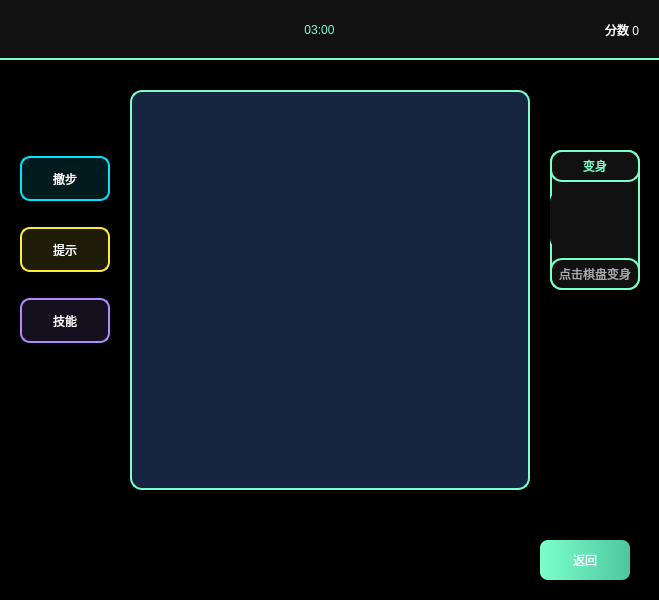
<?xml version="1.0" encoding="UTF-8"?>
<ui version="4.0">
 <class>mode_3</class>
 <widget class="QWidget" name="mode_3">
  <property name="geometry">
   <rect>
    <x>0</x>
    <y>0</y>
    <width>659</width>
    <height>600</height>
   </rect>
  </property>
  <property name="windowTitle">
   <string>变身模式</string>
  </property>
  <property name="styleSheet">
   <string notr="true">background-color: rgb(0, 0, 0);</string>
  </property>

  <widget class="QWidget" name="topBar" native="true">
   <property name="geometry">
    <rect>
     <x>0</x>
     <y>0</y>
     <width>659</width>
     <height>60</height>
    </rect>
   </property>
   <property name="styleSheet">
    <string notr="true">background:#111;border-bottom:2px solid #7cffcb;</string>
   </property>
   <layout class="QHBoxLayout" name="topLay">
    <property name="rightMargin">
     <number>20</number>
    </property>
    <item>
     <widget class="QLabel" name="labelScore">
      <property name="styleSheet">
       <string notr="true">color:#fff;font:700 10pt 'Microsoft YaHei';</string>
      </property>
      <property name="text">
       <string/>
      </property>
      <property name="alignment">
       <set>Qt::AlignRight|Qt::AlignTrailing|Qt::AlignVCenter</set>
      </property>
     </widget>
    </item>
    <item>
     <widget class="QLabel" name="labelCountdown">
      <property name="styleSheet">
       <string notr="true">color:#7cffcb;font:700 24pt 'Microsoft YaHei';</string>
      </property>
      <property name="text">
       <string>03:00</string>
      </property>
      <property name="alignment">
       <set>Qt::AlignCenter</set>
      </property>
     </widget>
    </item>
    <item>
     <widget class="QLabel" name="labelScore_2">
      <property name="styleSheet">
       <string notr="true">color:#fff;font:700 20pt 'Microsoft YaHei';</string>
      </property>
      <property name="text">
       <string>分数 0</string>
      </property>
      <property name="alignment">
       <set>Qt::AlignRight|Qt::AlignTrailing|Qt::AlignVCenter</set>
      </property>
     </widget>
    </item>
   </layout>
  </widget>

  <widget class="QWidget" name="boardWidget" native="true">
   <property name="geometry">
    <rect>
     <x>130</x>
     <y>90</y>
     <width>400</width>
     <height>400</height>
    </rect>
   </property>
   <property name="styleSheet">
    <string notr="true">background:#162640;border:2px solid #7cffcb;border-radius:12px;</string>
   </property>
  </widget>

  <!-- 新增：显示当前随机小动物的区域 -->
  <widget class="QWidget" name="animalWidget" native="true">
   <property name="geometry">
    <rect>
     <x>550</x>
     <y>150</y>
     <width>90</width>
     <height>140</height>
    </rect>
   </property>
   <property name="styleSheet">
    <string notr="true">
        background:#111;
        border:2px solid #7cffcb;
        border-radius:12px;
    </string>
   </property>
   <layout class="QVBoxLayout" name="verticalLayout_2">
    <property name="spacing">
     <number>8</number>
    </property>
    <item>
     <widget class="QLabel" name="labelAnimalTitle">
      <property name="styleSheet">
       <string notr="true">color:#7cffcb;font:bold 12pt 'Microsoft YaHei';</string>
      </property>
      <property name="text">
       <string>变身</string>
      </property>
      <property name="alignment">
       <set>Qt::AlignCenter</set>
      </property>
     </widget>
    </item>
    <item>
     <widget class="QLabel" name="labelCurrentAnimal">
      <property name="minimumSize">
       <size>
        <width>60</width>
        <height>60</height>
       </size>
      </property>
      <property name="maximumSize">
       <size>
        <width>60</width>
        <height>60</height>
       </size>
      </property>
      <property name="styleSheet">
       <string notr="true">border:none;</string>
      </property>
      <property name="text">
       <string/>
      </property>
      <property name="alignment">
       <set>Qt::AlignCenter</set>
      </property>
     </widget>
    </item>
    <item>
     <widget class="QLabel" name="labelAnimalDesc">
      <property name="styleSheet">
       <string notr="true">color:#aaa;font:10pt 'Microsoft YaHei';</string>
      </property>
      <property name="text">
       <string>点击棋盘变身</string>
      </property>
      <property name="alignment">
       <set>Qt::AlignCenter</set>
      </property>
     </widget>
    </item>
   </layout>
  </widget>

  <widget class="QPushButton" name="btnBack">
   <property name="geometry">
    <rect>
     <x>540</x>
     <y>540</y>
     <width>90</width>
     <height>40</height>
    </rect>
   </property>
   <property name="styleSheet">
    <string notr="true">
     QPushButton{
      color:#fff;
      font:14pt 'Microsoft YaHei';
      border:none;
      border-radius:8px;
      background:qlineargradient(x1:0,y1:0,x2:1,y2:0, stop:0 #7cffcb, stop:1 #4dc6a0);
     }
     QPushButton:hover{background:qlineargradient(x1:0,y1:0,x2:1,y2:0, stop:0 #4dc6a0, stop:1 #2da888);}
     QPushButton:pressed{background:qlineargradient(x1:0,y1:0,x2:1,y2:0, stop:0 #2da888, stop:1 #1f8a70);}
    </string>
   </property>
   <property name="text">
    <string>返回</string>
   </property>
  </widget>

  <widget class="QWidget" name="leftSideWidget" native="true">
   <property name="geometry">
    <rect>
     <x>20</x>
     <y>150</y>
     <width>90</width>
     <height>200</height>
    </rect>
   </property>
   <layout class="QVBoxLayout" name="verticalLayout">
    <property name="spacing">
     <number>20</number>
    </property>

    <item>
     <widget class="QPushButton" name="btnUndo">
      <property name="minimumSize">
       <size>
        <width>0</width>
        <height>45</height>
       </size>
      </property>
      <property name="styleSheet">
       <string notr="true">
        QPushButton{
         color:#fff;
         font:bold 12pt 'Microsoft YaHei';
         border:2px solid #00e5ff;
         border-radius:10px;
         background:rgba(0, 229, 255, 30);
        }
        QPushButton:hover{background:rgba(0, 229, 255, 60); border-color:#fff;}
        QPushButton:pressed{background:rgba(0, 229, 255, 100);}
       </string>
      </property>
      <property name="text">
       <string>撤步</string>
      </property>
     </widget>
    </item>

    <item>
     <widget class="QPushButton" name="btnHint">
      <property name="minimumSize">
       <size>
        <width>0</width>
        <height>45</height>
       </size>
      </property>
      <property name="styleSheet">
       <string notr="true">
        QPushButton{
         color:#fff;
         font:bold 12pt 'Microsoft YaHei';
         border:2px solid #ffeb3b;
         border-radius:10px;
         background:rgba(255, 235, 59, 30);
        }
        QPushButton:hover{background:rgba(255, 235, 59, 60); border-color:#fff;}
        QPushButton:pressed{background:rgba(255, 235, 59, 100);}
       </string>
      </property>
      <property name="text">
       <string>提示</string>
      </property>
     </widget>
    </item>

    <item>
     <widget class="QPushButton" name="btnSkill">
      <property name="minimumSize">
       <size>
        <width>0</width>
        <height>45</height>
       </size>
      </property>
      <property name="styleSheet">
       <string notr="true">
        QPushButton{
         color:#fff;
         font:bold 12pt 'Microsoft YaHei';
         border:2px solid #b388ff;
         border-radius:10px;
         background:rgba(179, 136, 255, 30);
        }
        QPushButton:hover{background:rgba(179, 136, 255, 60); border-color:#fff;}
        QPushButton:pressed{background:rgba(179, 136, 255, 100);}
       </string>
      </property>
      <property name="text">
       <string>技能</string>
      </property>
     </widget>
    </item>
   </layout>
  </widget>

 </widget>
 <resources/>
 <connections/>
</ui>
